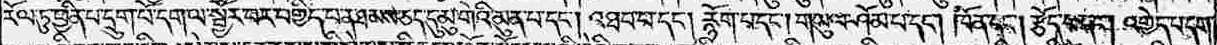
#> input picture Data/LhasaKankur_testline.jpg, 1217 x 45 px
$ python -i Utils.py   (imports and definitions only)
#> lines starting #> are read from the running program, lines starting #| are printed output that depends on the picture
#> further down, picture is the input picture: shape (45, 1217, 3); min 0, max 255, mean 185.1
import os
import cv2
import math
import tensorflow as tf
import numpy as np

from datetime import datetime
from xml.dom import minidom
from scipy.signal import find_peaks
import xml.etree.ElementTree as etree


def get_file_name(x) -> str:
    return os.path.basename(x).split(".")[0]


def read_label(gt_file: str) -> str:
    f = open(gt_file, "r", encoding="utf-8")
    return f.readline()


def create_dir(dir_name: str) -> None:
    if not os.path.exists(dir_name):
        os.makedirs(dir_name)


# [85 lines left out: functions batch_data, get_lines_from_page, resize_image, pad_image, resize_to_height, resize_to_width, not called in this run]


def binarize_line(img: np.array, adaptive: bool = True) -> np.array:
#> called with adaptive = True
    line_img = cv2.cvtColor(img, cv2.COLOR_RGB2GRAY)

    if adaptive:
        bw = cv2.adaptiveThreshold(
            line_img, 255, cv2.ADAPTIVE_THRESH_GAUSSIAN_C, cv2.THRESH_BINARY, 11, 13
        )
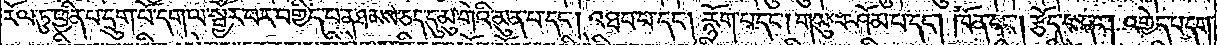
#> bw: shape (45, 1217); 73.3% white; black in thin lines or dots

    else:
        _, bw = cv2.threshold(line_img, 120, 255, cv2.THRESH_BINARY)

    bw = cv2.cvtColor(bw, cv2.COLOR_GRAY2BGR)
#> bw: shape (45, 1217, 3); 73.3% white; black in thin lines or dots
    return bw


# [360 lines left out: functions pad_image2, patch_image, unpatch_image, unpatch_prediction, rotate_page, get_line_images and 3 more, not called in this run]


"""
The code for the contour rotation is taken from: https://medium.com/analytics-vidhya/tutorial-how-to-scale-and-rotate-contours-in-opencv-using-python-f48be59c35a2
For this use case the contour is rotated 'back' using the center of the image, instead of the centroid of the contour
"""


# [42 lines left out: functions pol2cart, cart2pol, rotate_contour, back_rotate_lines, not called in this run]

def optimize_countour(cnt, e=0.001):
    epsilon = e * cv2.arcLength(cnt, True)
    return cv2.approxPolyDP(cnt, epsilon, True)


# [122 lines left out: functions prepare_ocr_image, prepare_tf_ocr_image, get_utc_time, get_text_points, get_text_line_block, build_xml_document, not called in this run]

>>> import cv2
>>> picture = cv2.cvtColor(cv2.imread('Data/LhasaKankur_testline.jpg'), cv2.COLOR_BGR2RGB)
>>> result = binarize_line(picture)
